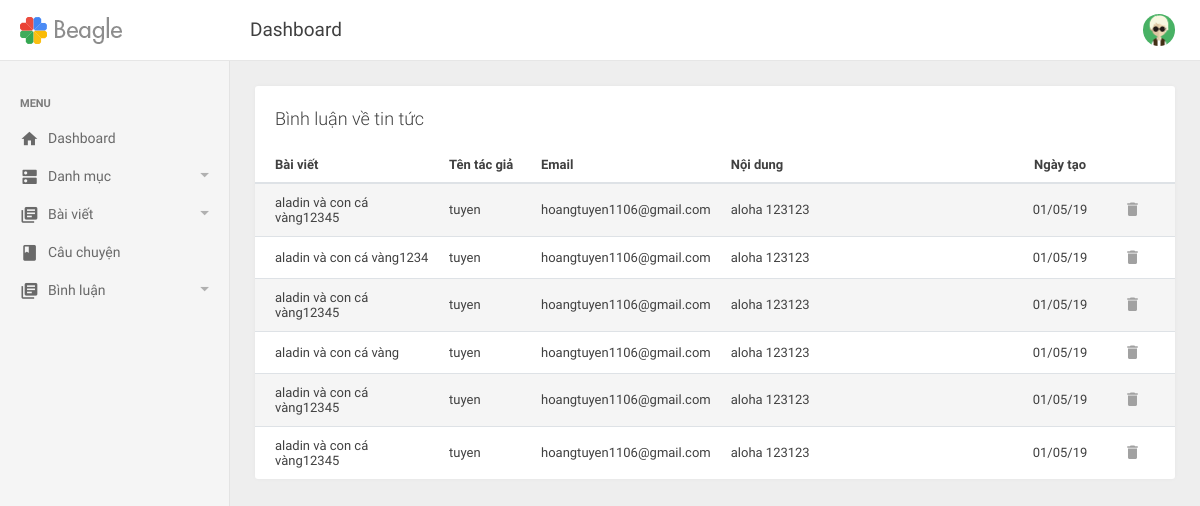
Page /admin/binhluancauchuyen.php (signed in) on the committed database.
### tables this page shows
CREATE TABLE `binhluan` (
  `binhluan_id` int(11) NOT NULL,
  `foreign_id` int(11) NOT NULL,
  `binhluan_kieu` varchar(50) NOT NULL COMMENT 'kiểu tin tức | địa điểm | câu chuyện',
  `binhluan_tacgia` varchar(100) NOT NULL,
  `binhluan_email` varchar(100) NOT NULL,
  `binhluan_noidung` text NOT NULL,
  `binhluan_ngay` date NOT NULL
);

CREATE TABLE `cauchuyen` (
  `cauchuyen_id` int(11) NOT NULL,
  `cauchuyen_tieude` varchar(120) NOT NULL,
  `cauchuyen_tacgia` varchar(100) NOT NULL,
  `cauchuyen_noidung` text NOT NULL,
  `cauchuyen_ngay` date NOT NULL,
  `cauchuyen_trangthai` tinyint(4) NOT NULL
);

### includes/functions.php (called while the page is built, shortened)
<?php
    function the_excerpt($text, $string = 400) {
        if(strlen($text) > $string) {
            $cutString = substr($text,0,$string);
            $words = substr($text, 0, strrpos($cutString, ' '));
            return $words .'...';
        } else {
            return $text;
        }
    }
?>

### admin/binhluancauchuyen.php (the view, shortened to what this page needs)
<?php include('../includes/mysqli_connect.php');?>
<?php include('../includes/functions.php');?>
<?php include('includes/header.php');?>
<?php include('includes/top-header.php');?>
<?php include('includes/left-sidebar.php');?>
<div class="be-content">
    <div class="main-content container-fluid">
      <div class="row">
        <div class="col-md-12">
          <div class="card card-table">
            <div class="card-header">Bình luận về tin tức</div>
            <div class="card-body table-responsive">
                <table class="table table-striped table-hover" style="font-size: 13px">
                    <thead>
                        <tr>
                            <th style="width:20%;"><a href="binhluancauchuyen.php?sort=title">Bài viết</a></th>
                            <th style="width:10%;"><a href="binhluancauchuyen.php?sort=name">Tên tác giả</a></th>
                            <th style="width:10%;"><a href="binhluancauchuyen.php?sort=email">Email</a></th>
                            <th>Nội dung</th>
                            <th style="width:80px;" class="actions"><a href="binhluancauchuyen.php?sort=by">Ngày tạo</a></th>
                            <th style="width:75px;" class="actions"></th>
                        </tr>
                    </thead>
                    <tbody>
                      <?php
                      if(isset($_GET['sort'])) {
                        switch ($_GET['sort']) {
                          case 'title':
                            $order_by = 'cauchuyen_ten';
                            break;
                          case 'name':
                            $order_by = 'binhluan_tacgia';
                            break;
                          case 'email':
                            $order_by = 'binhluan_email';
                            break;
                          case 'by':
                            $order_by = 'date';
                            break;
                          default:
                            $order_by = 'binhluan_id';
                            break;
                        }
                      } else {
                        $order_by = 'binhluan_id';
                      }
                      $query = "SELECT b.binhluan_id, t.cauchuyen_id, t.cauchuyen_tieude, b.binhluan_tacgia, b.binhluan_email, b.binhluan_noidung, DATE_FORMAT(b.binhluan_ngay, '%d/%m/%y') AS date ";
                      $query .= " FROM binhluan AS b";
                      $query .= " INNER JOIN cauchuyen AS t";
                      $query .= " ON (foreign_id = cauchuyen_id)";
                      $query .= " WHERE binhluan_kieu = 'cauchuyen'";
                      $query .= " ORDER BY {$order_by} ASC";
                          if ($result = $dbc->query($query)) {
                            while ($binhluan = $result->fetch_array(MYSQLI_ASSOC)) {
                              echo "
                                <tr>
                                  <td>".the_excerpt($binhluan['cauchuyen_tieude'], 50)."</td>
                                  <td>".the_excerpt($binhluan['binhluan_tacgia'], 100)."</td>
                                  <td>".the_excerpt($binhluan['binhluan_email'], 100)."</td>
                                  <td>{$binhluan['binhluan_noidung']}</td>
                                  <td class='actions'>{$binhluan['date']}</td>
                                  <td class='actions'>
                                    <span style='padding:0 3px'>
                                    <a id='{$binhluan['binhluan_id']}' class='icon remove'><i class='mdi mdi-delete'></i>
                                    </a>
                                    </span>
                                  </td>
                              </tr>
                              ";
                            }
                          }
                       ?>
                    </tbody>
                </table>
            </div>
        </div>
        </div>
      </div>
    </div>
</div>
<?php include('includes/footer.php');?>

### admin/assets/css/style.css (style rules this page uses)
th a { color: #404040; }

### rows in the picture
binhluan: cauchuyen.cauchuyen_tieude "aladin và con cá vàng12345", binhluan_tacgia "tuyen", binhluan_email "hoangtuyen1106@gmail.com", binhluan_noidung "aloha 123123", date "01/05/19"
binhluan: cauchuyen.cauchuyen_tieude "aladin và con cá vàng1234", binhluan_tacgia "tuyen", binhluan_email "hoangtuyen1106@gmail.com", binhluan_noidung "aloha 123123", date "01/05/19"
binhluan: cauchuyen.cauchuyen_tieude "aladin và con cá vàng12345", binhluan_tacgia "tuyen", binhluan_email "hoangtuyen1106@gmail.com", binhluan_noidung "aloha 123123", date "01/05/19"
binhluan: cauchuyen.cauchuyen_tieude "aladin và con cá vàng", binhluan_tacgia "tuyen", binhluan_email "hoangtuyen1106@gmail.com", binhluan_noidung "aloha 123123", date "01/05/19"
binhluan: cauchuyen.cauchuyen_tieude "aladin và con cá vàng12345", binhluan_tacgia "tuyen", binhluan_email "hoangtuyen1106@gmail.com", binhluan_noidung "aloha 123123", date "01/05/19"
binhluan: cauchuyen.cauchuyen_tieude "aladin và con cá vàng12345", binhluan_tacgia "tuyen", binhluan_email "hoangtuyen1106@gmail.com", binhluan_noidung "aloha 123123", date "01/05/19"
